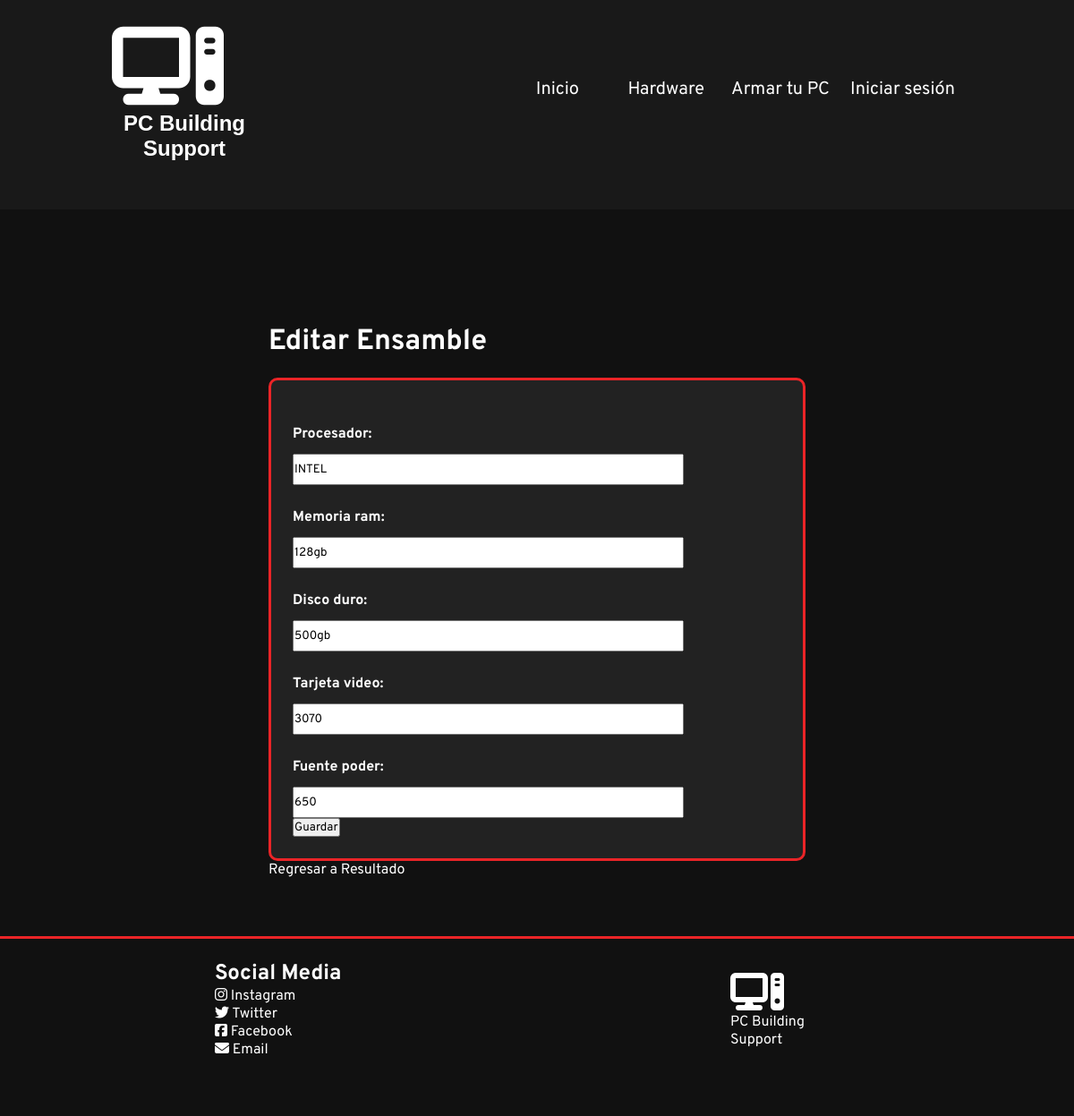
Page /ensambles/editar/2/ on the committed database.
### app/models.py (models this page shows, shortened)
class Ensamble(models.Model):
    procesador = models.CharField(max_length=100)
    memoria_ram = models.CharField(max_length=100)
    disco_duro = models.CharField(max_length=100)
    tarjeta_video = models.CharField(max_length=100)
    fuente_poder = models.CharField(max_length=100)

### app/views.py (the view)
# urls.py: path('ensambles/editar/<int:ensamble_id>/', views.editar_ensamble, name='editar_ensamble'),
def editar_ensamble(request, ensamble_id):
    ensamble = Ensamble.objects.get(id=ensamble_id)  # Obtener el ensamble por ID
    if request.method == 'POST':
        form = EnsambleForm(request.POST, instance=ensamble)
        if form.is_valid():
            form.save()
            return redirect('resultado')
    else:
        form = EnsambleForm(instance=ensamble)
    return render(request, 'app/editar_ensamble.html', {'form': form})

### app/forms.py
class EnsambleForm(forms.ModelForm):
    class Meta:
        model = Ensamble
        fields = ['procesador', 'memoria_ram', 'disco_duro', 'tarjeta_video', 'fuente_poder']

### app/templates/app/editar_ensamble.html (shortened to what this page needs)
{% extends 'app/base.html' %}
{% load static %}
{% block estilos %}
    <link rel="stylesheet" href="{% static 'app/styles/ensambles.css' %}">
{% endblock %}
{% block contenido %}
    <div class="container">
        <h2>Editar Ensamble</h2>
        <form method="post">
            {{ form.as_p }}
            <button type="submit" class="btn btn-primary">Guardar</button>
        </form>
        <a href="{% url 'resultado' %}" class="btn btn-primary">Regresar a Resultado</a>
    </div>
{% endblock %}

### app/static/app/styles/styles.css (style rules this page uses)
* { padding: 0; margin: 0; box-sizing: border-box; font-family: 'Overpass', sans-serif; }
body { width: 100vw; }
:root { --main-color: #ea2427; }
a:link, a:visited { display: inline-block; text-decoration: none; color: #fff; }
.container { width: 100%; min-height: 35em; background-color: #111; color: #fff; }
.container h2 { font-size: 2rem; padding-top: 4rem; }
.container p { margin-top: 1.5rem; line-height: 1.5; font-size: 1rem; }
@media (min-width: 1081px) { html { font-size: 16px; } }

### app/static/app/styles/ensambles.css (style rules this page uses)
form { width: 100%; margin-top: 20px; background-color: #222; padding: 1.5rem; border: 3px solid var(--main-color); border-radius: 10px; font-family: Arial, sans-serif; }
label { display: block; font-weight: bold; margin-bottom: 10px; }
.container { width: 80%; margin: 0 auto; padding: 4rem 0; }
p input[type="text"] { width: 80%; height: 35px; }
@media (min-width: 1081px) { .container { max-width: 600px; } }

### rows in the picture
Ensamble: procesador "INTEL", memoria_ram "128gb", disco_duro "500gb", tarjeta_video "3070", fuente_poder "650"
